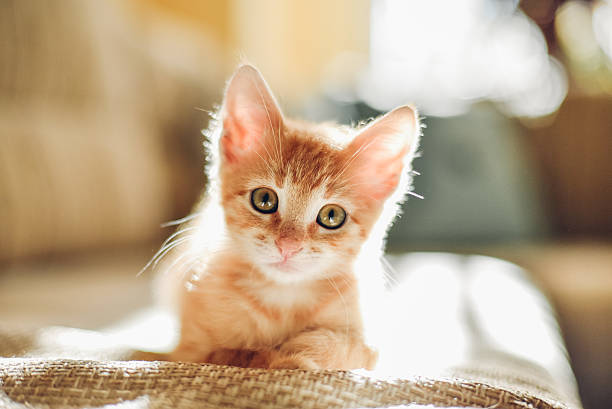
#> input picture data/cats/cat1.jpg, 612 x 409 px
$ python predict.py data/cats/cat1.jpg
#> lines starting #> are read from the running program, lines starting #| are printed output that depends on the picture
import sys, joblib, cv2, numpy as np

IMG_SIZE = (64, 64)
MODEL_PATH = "image_classifier.pkl"

def predict_image(path):
#> called with path = 'data/cats/cat1.jpg'
    model = joblib.load(MODEL_PATH)
#> (reads image_classifier.pkl from the repository)
    img = cv2.imread(path, cv2.IMREAD_GRAYSCALE)
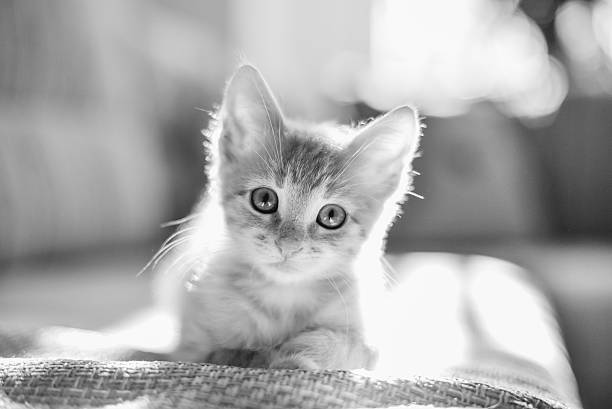
#> img: shape (409, 612); min 0, max 255, mean 171.4
    if img is None:
        print("Error: image not found"); return
    img = cv2.resize(img, IMG_SIZE).flatten().astype("float32")/255.0
#> img = 4096 values, max 0.996 at index 1770, min 0.0275 at index 2146, mean 0.672
    pred = model.predict([img])[0]
#> pred = 0
    print("Dog 🐶" if pred == 1 else "Cat 🐱")
#| Cat 🐱

if __name__ == "__main__":
    if len(sys.argv) < 2:
        print("Usage: python src/predict.py path/to/image.jpg")
    else:
        predict_image(sys.argv[1])
